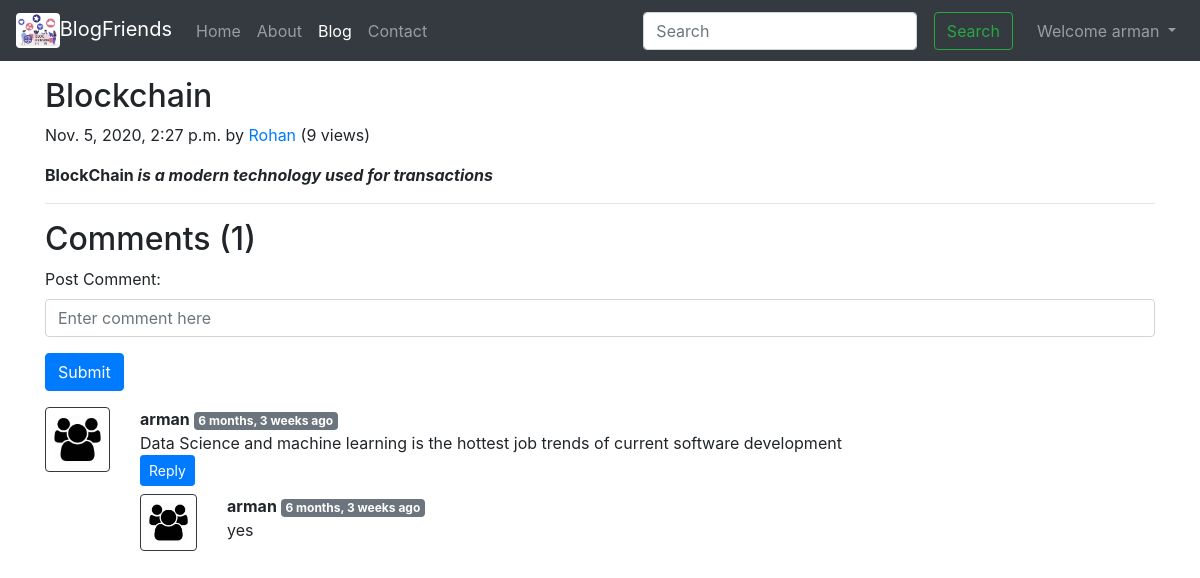
Page /blog/first-post (signed in) on the committed database.
### blog/models.py (models this page shows, shortened)
class Post(models.Model):
    sno = models.AutoField(primary_key=True)
    title = models.CharField(max_length=255)
    content = RichTextField()
    author = models.CharField(max_length=13)
    views = models.IntegerField(default=0)
    timestamp = models.DateTimeField(blank=True)
    slug = models.CharField(max_length=130)

class BlogComment(models.Model):
    sno = models.AutoField(primary_key=True)
    comment = models.TextField()
    user = models.ForeignKey(User, on_delete=models.CASCADE)
    post = models.ForeignKey(Post, on_delete=models.CASCADE)
    parent = models.ForeignKey('self', on_delete=models.CASCADE, null=True)
    timestamp = models.DateTimeField(default=now)

### blog/views.py (the view)
# urls.py: path('<str:slug>', views.blogPost, name='blogPost'),
def blogPost(request, slug):
    post = Post.objects.filter(slug=slug).first()
    post.views = post.views + 1
    post.save()
    comments = BlogComment.objects.filter(post=post,parent=None)
    replies = BlogComment.objects.filter(post=post).exclude(parent=None)
    replyDict = {}
    for reply in replies:
        if reply.parent.sno not in replyDict.keys():
            replyDict[reply.parent.sno] = [reply]
        else:
            replyDict[reply.parent.sno].append(reply)
    context = {
        'post': post,
        'comments':comments,
        'user':request.user,
        'replyDict': replyDict
    }
    return render(request,'blog/blogPost.html',context)

### blog/templatetags/extras.py (called while the page is built)
@register.filter(name='get_val')
def get_val(dict,key):
    return dict.get(key)

### templates/blog/blogPost.html (shortened to what this page needs)
{% extends 'base.html' %}
{% block blogactive %}
active
{% endblock blogactive %}
{% block body %}
{% load humanize %}
{% load extras %}
<div class="container my-3">
     <h2 class="blog-post-title">{{ post.title }}</h2>
     <p class="blog-post-meta">
          {{post.timestamp}} by <a href="#">{{ post.author }}</a> (<span>{{ post.views }} views</span>)
     </p>
     <p>{{ post.content | safe }}</p>
     <hr />
</div>
<div class="container">
     <h2>Comments ({{comments.count }})</h2>
     <div class="my-2">
          {% if user.is_authenticated %}
          <form action="{% url 'postComment' %}" method="post">
               <div class="form-group">
                    <label for="exampleInputEmail1">Post Comment:</label>
                    <input type="text" class="form-control" name="comment" placeholder="Enter comment here" />
               </div>
               <button type="submit" class="btn btn-primary">Submit</button>
          </form>
          {% else %}
          <p>Please Login to post a comment</p>
          {% endif %}
     </div>
     {% for comment in comments %}
     <div class="row my-3">
          <div class="col-md-1">
               <img class="rounded mx-auto d-block w-100 p-2 border border-dark" src="/static/images/user.jpg" alt="" />
          </div>
          <div class="col-md-11">
               <b>{{ comment.user.username }} </b>
               <span class="badge badge-secondary">{{ comment.timestamp |naturaltime }}</span>
               <div>{{ comment.comment }}</div>
               <div class="reply mx-0">
                    {% if user.is_authenticated %}
                    <button class="btn btn-sm btn-primary" type="button" data-toggle="collapse"
                         data-target="#replyBox{{comment.sno}}" aria-expanded="false"
                         aria-controls="replyBox{{comment.sno}}">
                         Reply
                    </button>
                    {% else %}
                    <button class="btn btn-sm btn-primary" type="button" data-toggle="collapse"
                         data-target="#replyBox{{ comment.sno}}" aria-expanded="false"
                         aria-controls="replyBox{{ comment.sno }}" disabled>
                         Login to Reply
                    </button>
                    {% endif %}
                    <div class="replies my-2">
                         {% for reply in replyDict|get_val:comment.sno %}
                         <div class="row">
                              <div class="col-md-1">
                                   <img class="rounded mx-auto d-block w-100  p-2 border border-dark"
                                        src="/static/images/user.jpg" alt="" />
                              </div>
                              <div class="col-md-11">
                                   <b>{{ reply.user.username }} </b>
                                   <span class="badge badge-secondary">{{ reply.timestamp |naturaltime }}</span>
                                   <div>{{ reply.comment }}</div>
                              </div>
                         </div>
                         <br />
                         {% endfor %}
                    </div>
               </div>
          </div>
     </div>
     {% endfor %}
</div>
{% endblock body %}

### templates/base.html (shortened to what this page needs)
<!DOCTYPE html>
{% load static %}
<html lang="en">
<head>
  <link rel="stylesheet" href="https://cdn.jsdelivr.net/npm/bootstrap@4.5.3/dist/css/bootstrap.min.css">
</head>
<body>
  <nav class="navbar navbar-expand-lg navbar-dark bg-dark">
    <a class="navbar-brand" href="/"><img class="myimg rounded" src="{% static 'images/blogicon.jpg' %}">BlogFriends</a>
    <div class="collapse navbar-collapse" id="navbarSupportedContent">
      <ul class="navbar-nav mr-auto">
        <li class="nav-item {% block homeactive %} {% endblock homeactive %}">
          <a class="nav-link" href="/">Home <span class="sr-only">(current)</span></a>
        </li>
        <li class="nav-item {% block aboutactive %} {% endblock aboutactive %}">
          <a class="nav-link" href="/about">About</a>
        </li>
        <li class="nav-item {% block blogactive %} {% endblock blogactive %}">
          <a class="nav-link" href="/blog">Blog</a>
        </li>
        <li class="nav-item {% block contactactive %} {% endblock contactactive %}">
          <a class="nav-link" href="/contact">Contact</a>
        </li>
      </ul>
      <div class="ml-auto form-inline">
        <form method="get" action="/search" class=" my-2 my-lg-0 mx-3">
          <input class="form-control mr-sm-2" type="search" placeholder="Search" aria-label="Search" name="query"
            id="query" />
          <button class="btn btn-outline-success my-2 my-sm-0 ml-1" type="submit">
            Search
          </button>
        </form>
      {% if user.is_authenticated %}
        <ul class="navbar-nav">
          <li class="nav-item dropdown">
            <a class="nav-link dropdown-toggle" href="#" id="navbarDropdown" role="button" data-toggle="dropdown"
              aria-haspopup="true" aria-expanded="false">
              Welcome {{request.user}}
            </a>
          </li>
        </ul>
      {% endif %}
      </div>
    </div>
  </nav>
  {% block body %}
   {% endblock body %}
</body>
</html>

### templates/base.html (style rules this page uses)
.myimg { max-height:35px; padding:0; }

### rows in the picture
Post: title "Blockchain", timestamp "Nov. 5, 2020, 2:27 p.m.", author "Rohan", views "9", content "BlockChain is a modern technology used for transactions"
BlogComment: user.username "arman", timestamp "6 months, 3 weeks ago", comment "Data Science and machine learning is the hottest job trends of current software development"
BlogComment: user.username "arman", timestamp "6 months, 3 weeks ago", comment "yes"

### other values in the picture
{{ request.user }} "arman"
{{ comments.count }} "1"
